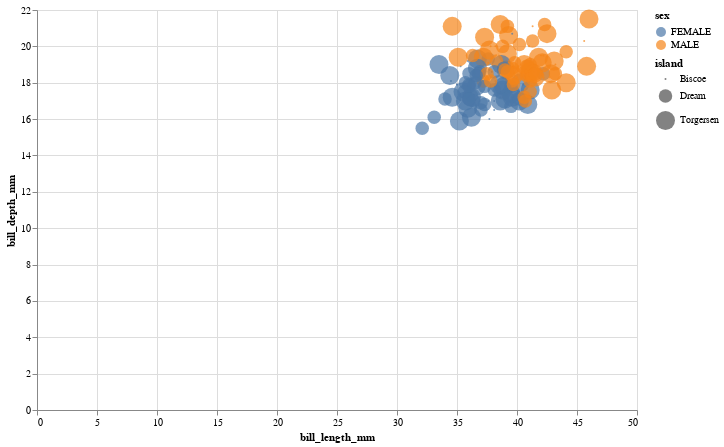

The code cell stored with this chart in its notebook:
### Markdown cell above
# Altair

### Code cell
import altair as alt

alt.Chart(p_df[p_df['species'] == 'Adelie'].dropna()).mark_circle().encode(
    x='bill_length_mm',
    y='bill_depth_mm',
    color='sex',
    size='island'
).properties(
    width=600,
    height=400
)

### Figure 1 — Vega-Lite specification as saved in the notebook (floating-point values rounded to 4 significant figures; data arrays with more than 128 entries replaced by an {"elided": "..."} marker saying what was removed)
{"config": {"view": {"continuousWidth": 400, "continuousHeight": 300}}, "data": {"name": "data-a14eaf3c34aa770c6fc5f06a6f718663"}, "mark": "circle", "encoding": {"color": {"field": "sex", "type": "nominal"}, "size": {"field": "island", "type": "nominal"}, "x": {"field": "bill_length_mm", "type": "quantitative"}, "y": {"field": "bill_depth_mm", "type": "quantitative"}}, "height": 400, "width": 600, "$schema": "https://vega.github.io/schema/vega-lite/v4.17.0.json", "datasets": {"data-a14eaf3c34aa770c6fc5f06a6f718663": {"elided": "146 records"}}}
